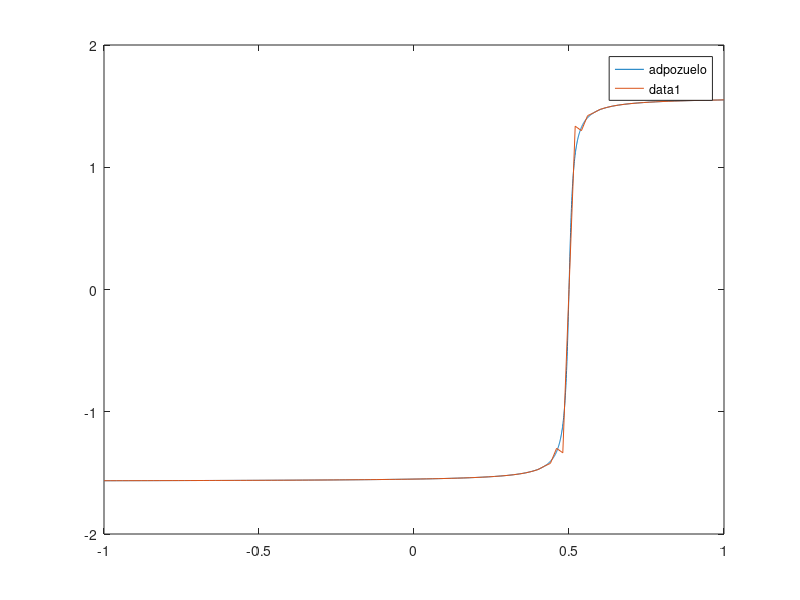

This figure's MATLAB source:
function L2Projector1D()
n = 100; % number of subintervals
h = 2/n; % mesh size
x = -1:h:1; %mesh
M = MassAssembler1D(x); % assemble mass
b = LoadAssembler1D(x, @adpozuelo); % assemble load
Pf = M\b; % solve linear system
fplot(@adpozuelo,[-1,1]); 
hold on;
plot(x,Pf) % plot L^2 projection
l2_error_quadratic(n,x,Pf,@adpozuelo)
end

function M = MassAssembler1D(x)
n = length(x)-1; % number of subintervals
M = zeros(n+1, n+1); % allocate mass matrix
for i = 1:n % loop over subintervals
    h = x(i+1) - x(i); % interval length
    M(i,i) = M(i,i) + h/3; % add h/3 to M(i,i)
    M(i,i+1) = M(i,i+1) + h/6; 
    M(i+1,i) = M(i+1,i) + h/6;
    M(i+1,i+1) = M(i+1,i+1) + h/3;
end
end

function b = LoadAssembler1D(x,f)
n = length(x)-1;
b = zeros(n+1,1);
for i = 1:n
    h = x(i+1) - x(i);
    b(i) = b(i) + f(x(i)) * h/2;
    b(i+1) = b(i+1) + f(x(i+1)) * h/2;
end
end

function f = adpozuelo(x)
e = 0.01;
f = atan((x-0.5)/e);
end

function e2 = l2_error_quadratic(n,x,u,exact)
e2 = 0.0;
quad_num = 3;
abscissa(1) = -0.774596669241483377035853079956;
abscissa(2) = 0.000000000000000000000000000000;
abscissa(3) = 0.774596669241483377035853079956;
weight(1) = 0.555555555555555555555555555556;
weight(2) = 0.888888888888888888888888888889;
weight(3) = 0.555555555555555555555555555556;
e_num = ( n - 1 ) / 2;
for e = 1 : e_num
    l = 2 * e - 1;
    m = 2 * e;
    r = 2 * e + 1;
    xl = x(l);
    xm = x(m);
    xr = x(r);
    for q = 1 : quad_num
      xq = ( ( 1.0 - abscissa(q) ) * xl + ( 1.0 + abscissa(q) ) * xr ) / 2.0;
      wq = weight(q) * ( xr - xl ) / 2.0;
      vl = ( ( xq - xm ) / ( xl - xm ) ) * ( ( xq - xr ) / ( xl - xr ) );
      vm = ( ( xq - xl ) / ( xm - xl ) ) * ( ( xq - xr ) / ( xm - xr ) );
      vr = ( ( xq - xl ) / ( xr - xl ) ) * ( ( xq - xm ) / ( xr - xm ) );
      uq = u(l) * vl + u(m) * vm + u(r) * vr;
      eq = exact ( xq );
      e2 = e2 + wq * ( uq - eq )^2;
    end
 end
  e2 = sqrt ( e2 );
  return
end

